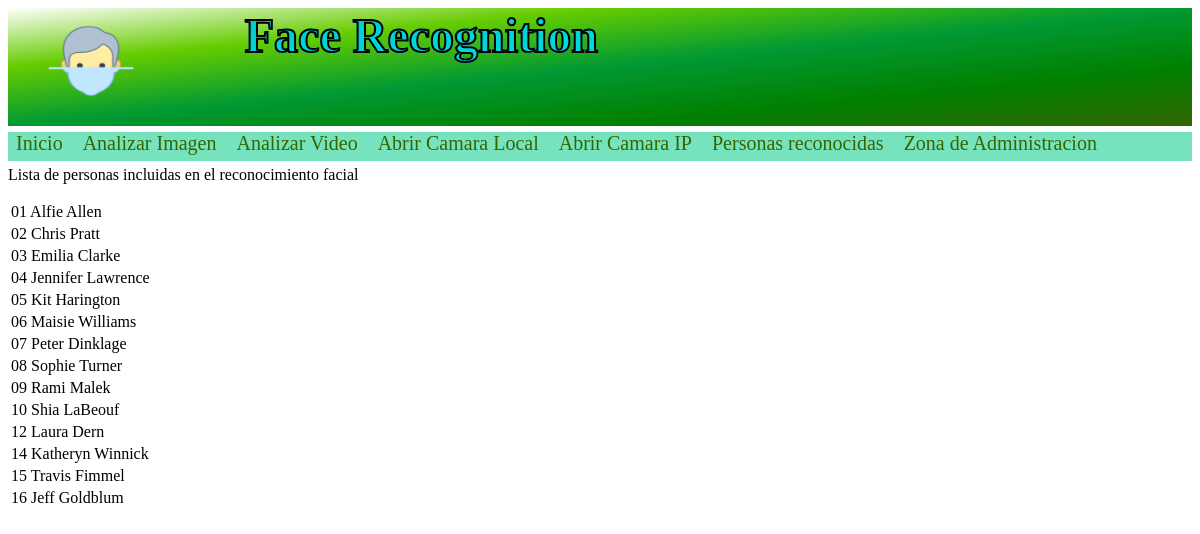
The app's page /ListaUsuarios, older data.
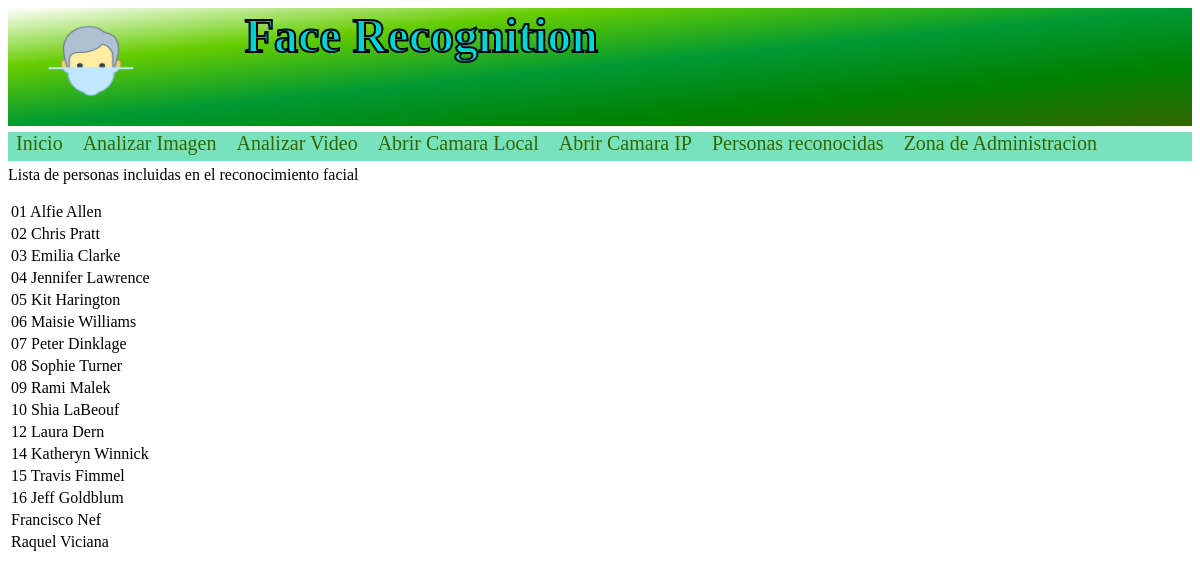
The same page, newer data.
### frweb/models.py (models this page shows)
class Reconocidos(models.Model):
    nombre=models.CharField(max_length=50,primary_key=True)
    fotos=models.CharField(max_length=3)
    class Meta:
        verbose_name='Reconocido'
        verbose_name_plural='Reconocidos'

### frweb/views.py (the view)
# urls.py: path('ListaUsuarios', Lista, name='Usuarios'),
def Lista(request):#verde
    registros=Reconocidos.objects.all()
    context={'registros':registros}
    return render(request,'ListaReconocidos.html',context)

### templates/ListaReconocidos.html (shortened to what this page needs)
{% load static %}
<html lang="es">
<head>
    <link href="{%static 'css/cabecera2.css' %}" rel="stylesheet">
</head>
<body>
    <div class="cabecera">
        <img class="logo" src="{%static 'img/logo.png'%}" alt="logo"/></th>
        <h1 class="cabecera">Face Recognition</h1>
   </div>
<div class="navegador">
    <nav>
        <a href="{% url 'Inicio' %}">Inicio</a>
        <a href="{% url 'AnalizarImagen' %}">Analizar Imagen</a>
        <a href="{% url 'AnalizarVideo' %}">Analizar Video</a>
        <a href="{% url 'WebCam' %}">Abrir Camara Local</a>
        <a href="{% url 'IpCAM' %}">Abrir Camara IP</a>
        <a href="{% url 'Usuarios' %}">Personas reconocidas</a>
        <a href="administracion">Zona de Administracion</a>
    </nav>
</div>
<p>Lista de personas incluidas en el reconocimiento facial</p>
<table>
    <tbody>
    {% if registros %}
    {% for registro in registros %}
    <tr>
        <td>
            {{registro.nombre}}
        </td>
    </tr>
    {% endfor %}
    {% else %}
    <h1>No se tienen registros</h1>
    {% endif %}
    </tbody>
</table>
</body>
</html>

Row changes from the older to the newer data that the page shows:
added Reconocidos: nombre "Francisco Nef"
added Reconocidos: nombre "Raquel Viciana"
